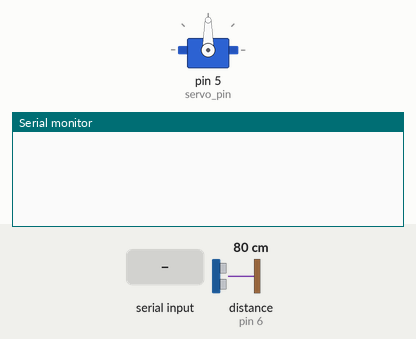
Recording of a sketch running on a simulated Arduino Uno, built with avr-gcc and run on an emulated ATmega328P. Shown: servo, the last lines printed to the serial monitor. The test bench sets the inputs (shaded band); at power-on: distance to the obstacle (sensor on pin 6) 80 cm. The echo pulse lasts 58.3 µs per cm.

Above: at 1.2 s.
1.3 s: "mov \n" received over Serial
At 2.5 s:
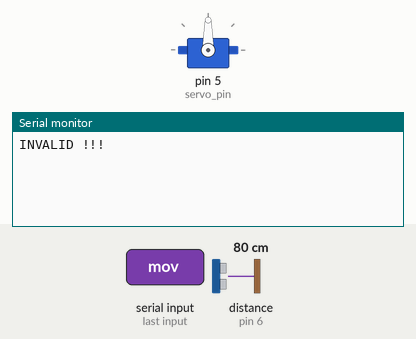
2.8 s: "distance\n" received over Serial
At 3.2 s:
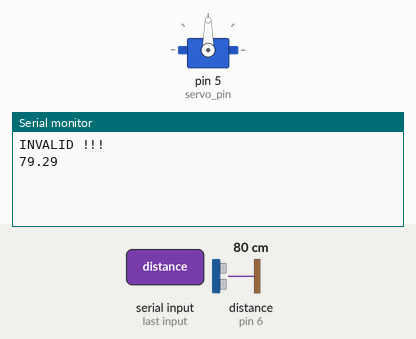

Measured:
- after the input at 1.3 s, the serial monitor: prints a new line at once (image 1)
- after the input at 2.8 s, the serial monitor: prints a new line at once (image 2)

The sketch:

Servo_Ultrasonic_Serial_Command_Control.ino
```cpp
#include <Servo.h>

Servo sv;
String m;
int servo_pin=5;      //sevo pin
int echo=6;
int trig=7;
int pos=90;          //position of servo arm

float val;

void setup()
{
  Serial.begin(9600);
  sv.attach(servo_pin);
  sv.write(pos);
}

void loop()
{
  m="";
  m=rmsg();
  if(m!="")
  {
    cmd(m);
  }
}

float readL()
{
  long duration,inches;
  float d;
  pinMode(trig,OUTPUT);
  digitalWrite(trig,LOW);
  delayMicroseconds(2);
  digitalWrite(trig,HIGH);
  delayMicroseconds(10);
  digitalWrite(trig,LOW);
  pinMode(echo,INPUT);
  duration=pulseIn(echo, HIGH);
  d=(float)(duration*0.017);
  return (d>=2&&d<400)?d:(-1);
}

String rmsg()
{
  m="";
  char c='\0';
    while(Serial.available()>0)
    {
      c=Serial.read();
      if(c=='\n')
      {
        break;
      }
      delay(2);
      m+=c;
    }
   return m;
}

int toNumber(String a)
{
  int x=1,i;
  char c;
  for(i=0;i<a.length();i++)
  {
    c=a.charAt(i);
    if(c<48||c>57)
    {
      return -1;
    }
  }
  return a.toInt();
}

void cmd(String a)
{
  int x,i,j;
  long rd;
  if(a.length()>4&&a.indexOf("mov ")==0)
  {
    x=toNumber(a.substring(4));
    if(x>=0&&x<=180)
    {
      pos=x;
      sv.write(x);
    }
  }
  else if(a=="distance")
  {
    val=readL();
    Serial.println(val);
  }
  else
  {
    Serial.println("INVALID !!!");
  }
}
```
